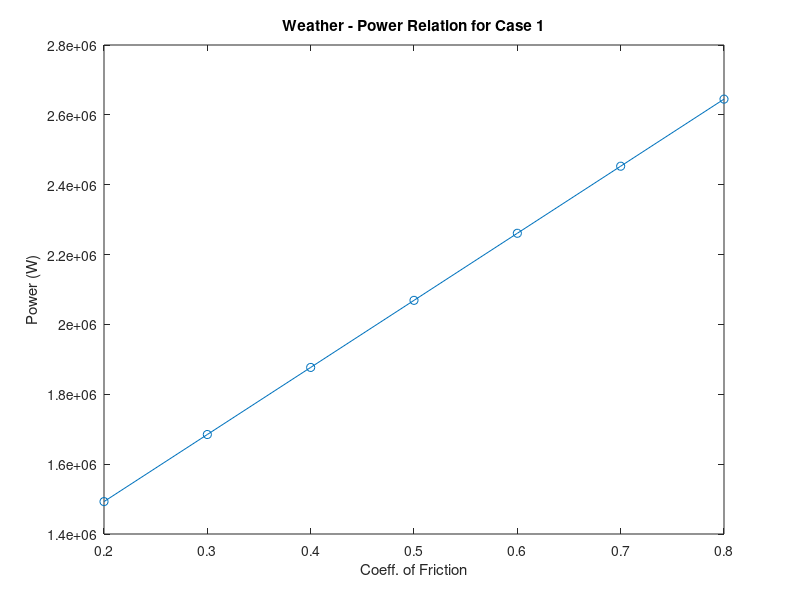
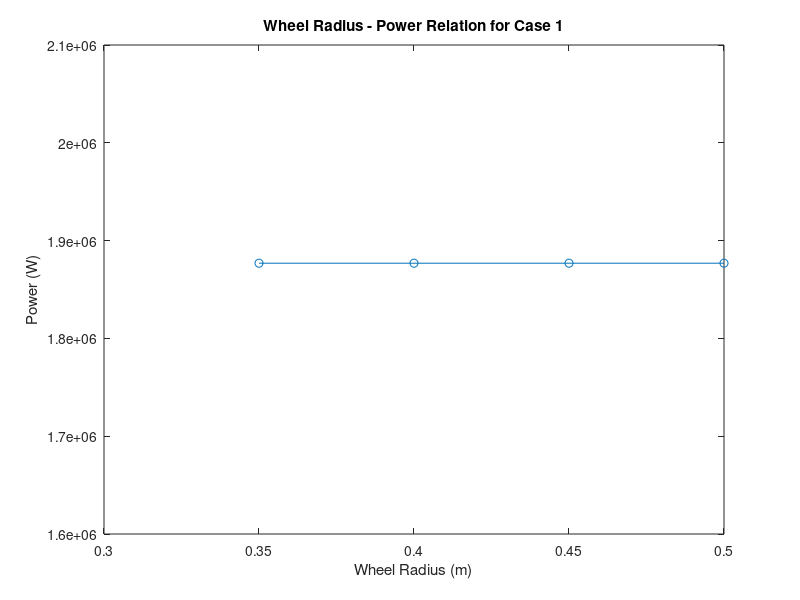
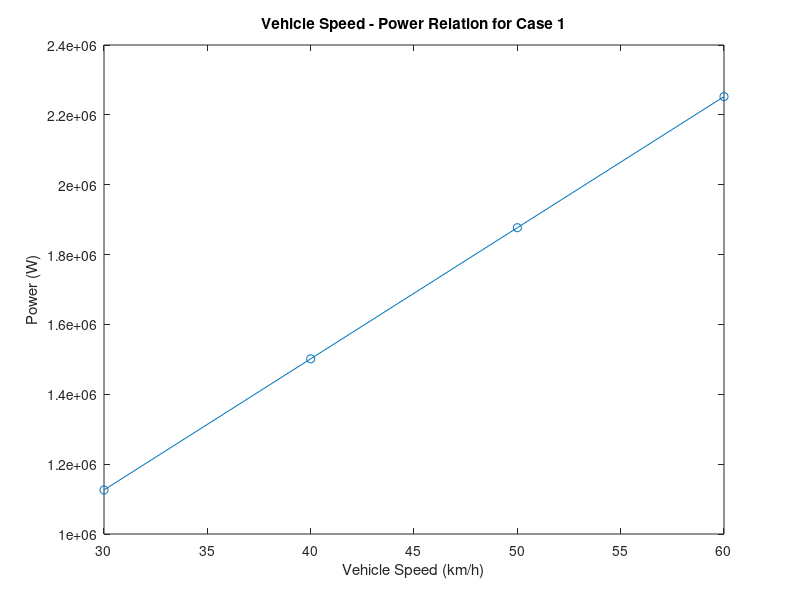
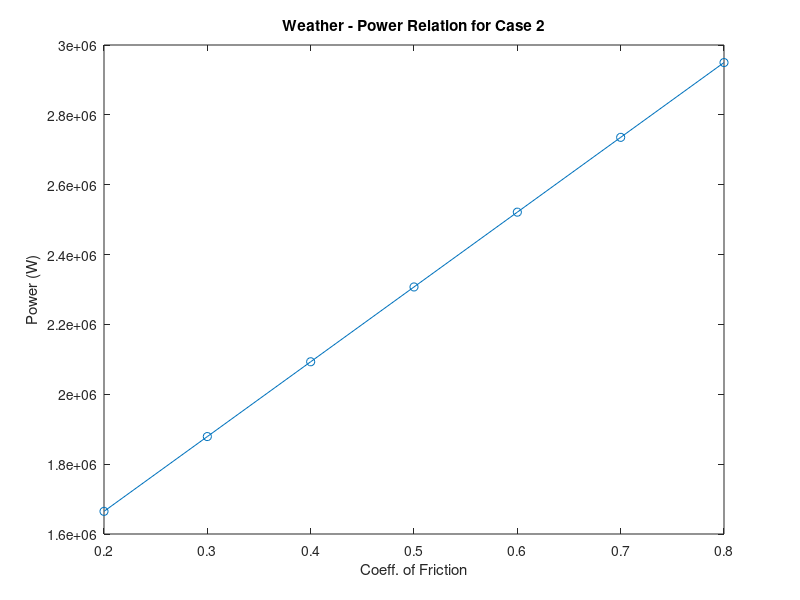

Source code (MATLAB) for these figures, in order:
%% Power Analysis of Electric Bus

% *Authors:* Tanmay Samak and Chinmay Samak
%%
% 
% <<Free_Body_Diagram.PNG>>
% 
%
%%

% Physical Parameters

mass_bus = 16.2E3; % mass of bus (kg)
mass_person = 75; % average mass of each person (kg)
slope_deg = 30; % slope of the hill (deg)
slope = deg2rad(slope_deg); % slope of the hill (rad)
driver_count = 1; % driver count (#)
u = 0.4; % coeff. of friction
r = 0.45; % wheel radius (m)
s = 50; % speed of the bus (km/h)
v = s * (1000/3600); % speed of the bus (m/s)

% Motor Parameters

p = 4; % no. of poles (#)
Ra = 20E3; % armature resistance (ohm)
Ia = 5; % armature current (A)

%% Case 1: No Passengers

passenger_count = 0; % passenger count (#)

% Analysis

m = mass_bus + ((passenger_count + driver_count) * (mass_person)); % total mass (kg)
Fg = m * 9.81; % gravitational force
Fn = Fg * cos(slope); % normal force
Fl = Fg * sin(slope); % load force
Ff = u * Fn; % frictional force
Fm = Ff + Fl; % motor force
T = Fm * r; % torque
W = v/r; % angular velocity
P = T * W; % power
V = P/Ia; % terminal voltage
Eb = V - (Ia * Ra); % back emf
Is = V/Ra; % starting current
Ir = (V - Eb)/Ra; % rated current
Tr = T; % rated torque
k = Tr/Ia; % motor constant (k = p*phi*z/2*pi*A)
Ts = k * Is; % starting torque

if Is < 6 * Ir
    result = 'Starting current is within safe limits.';
else
    result = 'Starting current is NOT within safe limits.';
end
    
fprintf('-------------------------\nCase 1: No Passengers\n-------------------------\nPower = %.2f W\nStarting Current = %.2f A\nStarting Torque = %.2f N-m\nRated Current = %.2f A\nRated Torque = %.2f N-m\n%s\n', P, Is, Ts, Ir, Tr, result);

% Variable Weather Condtitions

u_array = [0.2 0.3 0.4 0.5 0.6 0.7 0.8]; % array of various coeff. of friction for different weather conditions
P_array = zeros(1,7); % empty array for power

for i=1:7
    m = mass_bus + ((passenger_count + driver_count) * (mass_person)); % total mass (kg)
    Fg = m * 9.81; % gravitational force
    Fn = Fg * cos(slope); % normal force
    Fl = Fg * sin(slope); % load force
    Ff = u_array(i) * Fn; % frictional force
    Fm = Ff + Fl; % motor force
    T = Fm * r; % torque
    W = v/r; % angular velocity
    P_array(i) = T * W; % power
end

figure('Name','Weather - Power Relation for Case 1','NumberTitle','off');
plot(u_array,P_array,'o -');
title('Weather - Power Relation for Case 1');
xlabel('Coeff. of Friction');
ylabel('Power (W)');

% Variable Wheel Radius

r_array = [0.35 0.4 0.45 0.5]; % array of various wheel radii (m)
P_array = zeros(1,4); % empty array for power

for i=1:4
    m = mass_bus + ((passenger_count + driver_count) * (mass_person)); % total mass (kg)
    Fg = m * 9.81; % gravitational force
    Fn = Fg * cos(slope); % normal force
    Fl = Fg * sin(slope); % load force
    Ff = u * Fn; % frictional force
    Fm = Ff + Fl; % motor force
    T = Fm * r_array(i); % torque
    W = v/r_array(i); % angular velocity
    P_array(i) = T * W; % power
end

figure('Name','Wheel Radius - Power Relation for Case 1','NumberTitle','off');
plot(r_array,P_array,'o -');
title('Wheel Radius - Power Relation for Case 1');
xlabel('Wheel Radius (m)');
ylabel('Power (W)');

% Variable Vehicle Speed

s_array = [30 40 50 60]; % array of various vehicle speeds (km/h)
v_array = s_array * (1000/3600); % array of various vehicle speeds (m/s)
P_array = zeros(1,4); % empty array for power

for i=1:4
    m = mass_bus + ((passenger_count + driver_count) * (mass_person)); % total mass (kg)
    Fg = m * 9.81; % gravitational force
    Fn = Fg * cos(slope); % normal force
    Fl = Fg * sin(slope); % load force
    Ff = u * Fn; % frictional force
    Fm = Ff + Fl; % motor force
    T = Fm * r; % torque
    W = v_array(i)/r; % angular velocity
    P_array(i) = T * W; % power
end

figure('Name','Vehicle Speed - Power Relation for Case 1','NumberTitle','off');
plot(s_array,P_array,'o -');
title('Vehicle Speed - Power Relation for Case 1');
xlabel('Vehicle Speed (km/h)');
ylabel('Power (W)');

%% Case 2: Half Passengers

passenger_count = 25; % passenger count (#)

% Analysis

m = mass_bus + ((passenger_count + driver_count) * (mass_person)); % total mass (kg)
Fg = m * 9.81; % gravitational force
Fn = Fg * cos(slope); % normal force
Fl = Fg * sin(slope); % load force
Ff = u * Fn; % frictional force
Fm = Ff + Fl; % motor force
T = Fm * r; % torque
W = v/r; % angular velocity
P = T * W; % power
V = P/Ia; % terminal voltage
Eb = V - (Ia * Ra); % back emf
Is = V/Ra; % starting current
Ir = (V - Eb)/Ra; % rated current
Tr = T; % rated torque
k = Tr/Ia; % motor constant (k = p*phi*z/2*pi*A)
Ts = k * Is; % starting torque

if Is < 6 * Ir
    result = 'Starting current is within safe limits.';
else
    result = 'Starting current is NOT within safe limits.';
end
    
fprintf('-------------------------\nCase 2: Half Passengers\n-------------------------\nPower = %.2f W\nStarting Current = %.2f A\nStarting Torque = %.2f N-m\nRated Current = %.2f A\nRated Torque = %.2f N-m\n%s\n', P, Is, Ts, Ir, Tr, result);

% Variable Weather Condtitions

u_array = [0.2 0.3 0.4 0.5 0.6 0.7 0.8]; % array of various coeff. of friction for different weather conditions
P_array = zeros(1,7); % empty array for power

for i=1:7
    m = mass_bus + ((passenger_count + driver_count) * (mass_person)); % total mass (kg)
    Fg = m * 9.81; % gravitational force
    Fn = Fg * cos(slope); % normal force
    Fl = Fg * sin(slope); % load force
    Ff = u_array(i) * Fn; % frictional force
    Fm = Ff + Fl; % motor force
    T = Fm * r; % torque
    W = v/r; % angular velocity
    P_array(i) = T * W; % power
end

figure('Name','Weather - Power Relation for Case 2','NumberTitle','off');
plot(u_array,P_array,'o -');
title('Weather - Power Relation for Case 2');
xlabel('Coeff. of Friction');
ylabel('Power (W)');

% Variable Wheel Radius

r_array = [0.35 0.4 0.45 0.5]; % array of various wheel radii (m)
P_array = zeros(1,4); % empty array for power

for i=1:4
    m = mass_bus + ((passenger_count + driver_count) * (mass_person)); % total mass (kg)
    Fg = m * 9.81; % gravitational force
    Fn = Fg * cos(slope); % normal force
    Fl = Fg * sin(slope); % load force
    Ff = u * Fn; % frictional force
    Fm = Ff + Fl; % motor force
    T = Fm * r_array(i); % torque
    W = v/r_array(i); % angular velocity
    P_array(i) = T * W; % power
end

figure('Name','Wheel Radius - Power Relation for Case 2','NumberTitle','off');
plot(r_array,P_array,'o -');
title('Wheel Radius - Power Relation for Case 2');
xlabel('Wheel Radius (m)');
ylabel('Power (W)');

% Variable Vehicle Speed

s_array = [30 40 50 60]; % array of various vehicle speeds (km/h)
v_array = s_array * (1000/3600); % array of various vehicle speeds (m/s)
P_array = zeros(1,4); % empty array for power

for i=1:4
    m = mass_bus + ((passenger_count + driver_count) * (mass_person)); % total mass (kg)
    Fg = m * 9.81; % gravitational force
    Fn = Fg * cos(slope); % normal force
    Fl = Fg * sin(slope); % load force
    Ff = u * Fn; % frictional force
    Fm = Ff + Fl; % motor force
    T = Fm * r; % torque
    W = v_array(i)/r; % angular velocity
    P_array(i) = T * W; % power
end

figure('Name','Vehicle Speed - Power Relation for Case 2','NumberTitle','off');
plot(s_array,P_array,'o -');
title('Vehicle Speed - Power Relation for Case 2');
xlabel('Vehicle Speed (km/h)');
ylabel('Power (W)');

%% Case 3: All Passengers

passenger_count = 50; % passenger count (#)

% Analysis

m = mass_bus + ((passenger_count + driver_count) * (mass_person)); % total mass (kg)
Fg = m * 9.81; % gravitational force
Fn = Fg * cos(slope); % normal force
Fl = Fg * sin(slope); % load force
Ff = u * Fn; % frictional force
Fm = Ff + Fl; % motor force
T = Fm * r; % torque
W = v/r; % angular velocity
P = T * W; % power
V = P/Ia; % terminal voltage
Eb = V - (Ia * Ra); % back emf
Is = V/Ra; % starting current
Ir = (V - Eb)/Ra; % rated current
Tr = T; % rated torque
k = Tr/Ia; % motor constant (k = p*phi*z/2*pi*A)
Ts = k * Is; % starting torque

if Is < 6 * Ir
    result = 'Starting current is within safe limits.';
else
    result = 'Starting current is NOT within safe limits.';
end
    
fprintf('-------------------------\nCase 3: All Passengers\n-------------------------\nPower = %.2f W\nStarting Current = %.2f A\nStarting Torque = %.2f N-m\nRated Current = %.2f A\nRated Torque = %.2f N-m\n%s\n', P, Is, Ts, Ir, Tr, result);

% Variable Weather Condtitions

u_array = [0.2 0.3 0.4 0.5 0.6 0.7 0.8]; % array of various coeff. of friction for different weather conditions
P_array = zeros(1,7); % empty array for power

for i=1:7
    m = mass_bus + ((passenger_count + driver_count) * (mass_person)); % total mass (kg)
    Fg = m * 9.81; % gravitational force
    Fn = Fg * cos(slope); % normal force
    Fl = Fg * sin(slope); % load force
    Ff = u_array(i) * Fn; % frictional force
    Fm = Ff + Fl; % motor force
    T = Fm * r; % torque
    W = v/r; % angular velocity
    P_array(i) = T * W; % power
end

figure('Name','Weather - Power Relation for Case 3','NumberTitle','off');
plot(u_array,P_array,'o -');
title('Weather - Power Relation for Case 3');
xlabel('Coeff. of Friction');
ylabel('Power (W)');

% Variable Wheel Radius

r_array = [0.35 0.4 0.45 0.5]; % array of various wheel radii (m)
P_array = zeros(1,4); % empty array for power

for i=1:4
    m = mass_bus + ((passenger_count + driver_count) * (mass_person)); % total mass (kg)
    Fg = m * 9.81; % gravitational force
    Fn = Fg * cos(slope); % normal force
    Fl = Fg * sin(slope); % load force
    Ff = u * Fn; % frictional force
    Fm = Ff + Fl; % motor force
    T = Fm * r_array(i); % torque
    W = v/r_array(i); % angular velocity
    P_array(i) = T * W; % power
end

figure('Name','Wheel Radius - Power Relation for Case 3','NumberTitle','off');
plot(r_array,P_array,'o -');
title('Wheel Radius - Power Relation for Case 3');
xlabel('Wheel Radius (m)');
ylabel('Power (W)');

% Variable Vehicle Speed

s_array = [30 40 50 60]; % array of various vehicle speeds (km/h)
v_array = s_array * (1000/3600); % array of various vehicle speeds (m/s)
P_array = zeros(1,4); % empty array for power

for i=1:4
    m = mass_bus + ((passenger_count + driver_count) * (mass_person)); % total mass (kg)
    Fg = m * 9.81; % gravitational force
    Fn = Fg * cos(slope); % normal force
    Fl = Fg * sin(slope); % load force
    Ff = u * Fn; % frictional force
    Fm = Ff + Fl; % motor force
    T = Fm * r; % torque
    W = v_array(i)/r; % angular velocity
    P_array(i) = T * W; % power
end

figure('Name','Vehicle Speed - Power Relation for Case 3','NumberTitle','off');
plot(s_array,P_array,'o -');
title('Vehicle Speed - Power Relation for Case 3');
xlabel('Vehicle Speed (km/h)');
ylabel('Power (W)');